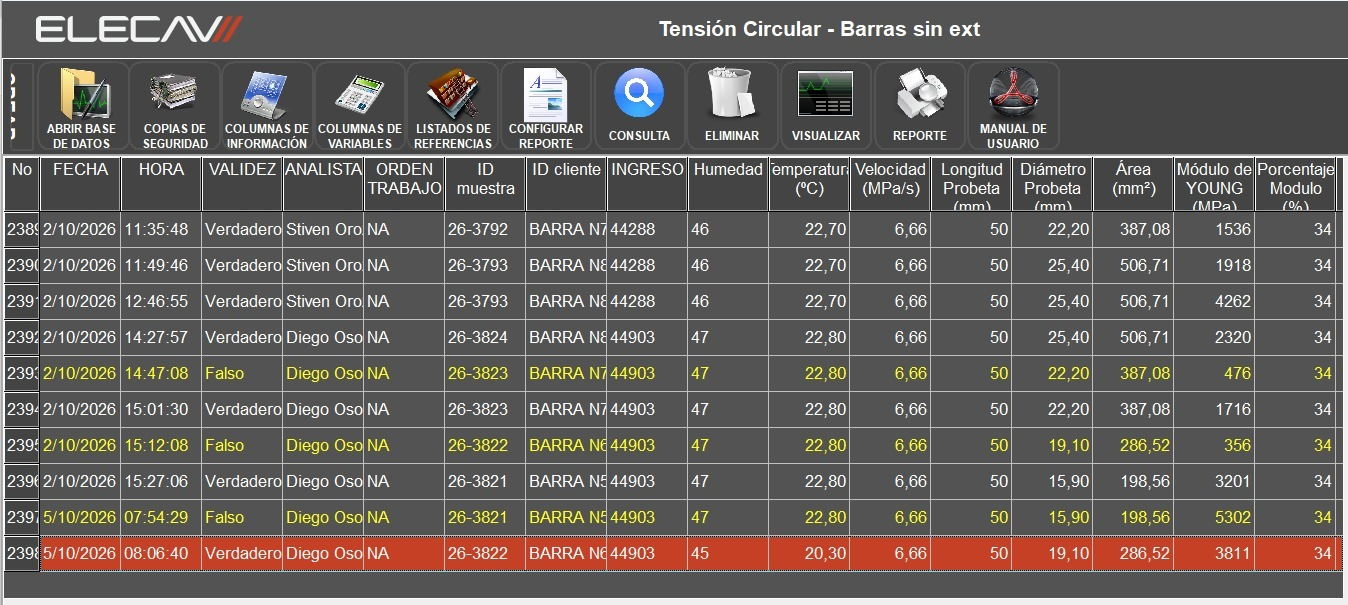
#> input picture imagen1.jpeg, 1348 x 605 px
$ python -i image_processor.py   (imports and definitions only)
#> lines starting #> are read from the running program, lines starting #| are printed output that depends on the picture
"""Lee siete campos de dos vistas complementarias de ELECAV."""
from __future__ import annotations

import os
import re
import subprocess
import sys
import unicodedata
from collections import Counter
from concurrent.futures import ThreadPoolExecutor
from dataclasses import dataclass
from pathlib import Path

import cv2
import numpy as np
from models import Resultado, ResultadoProcesado


class ProcessingError(Exception):
    """No fue posible leer o asociar las capturas."""


CAMPOS_REQUERIDOS = (
    "Humedad", "Temperatura (°C)",
    "Longitud probeta (mm)", "Diámetro probeta (mm)",
    "Carga máxima (kN)", "Esfuerzo máximo (MPa)", "Esfuerzo en fluencia (MPa)",
)
VISTA_DATOS = (
    "No", "Fecha", "Hora", "Validez", "Analista", "Orden trabajo",
    "ID muestra", "ID cliente", "Ingreso", "Humedad", "Temperatura (°C)",
    "Velocidad (MPa/s)", "Longitud probeta (mm)", "Diámetro probeta (mm)",
    "Área (mm²)", "Módulo de Young (MPa)", "Porcentaje módulo (%)",
)
VISTA_RESULTADOS = (
    "No", "Área (mm²)", "Módulo de Young (MPa)", "Porcentaje módulo (%)",
    "Carga máxima (kN)", "Deformación máxima (mm)", "Esfuerzo máximo (MPa)",
    "Elongación máxima (%)", "Deformación en rotura (mm)",
    "Esfuerzo en rotura (MPa)", "Elongación en rotura (%)",
    "Carga en fluencia (N)", "Deformación en fluencia (mm)",
    "Esfuerzo en fluencia (MPa)", "Esfuerzo en límite elástico (MPa)",
    "Esfuerzo de detección (MPa)", "RT_RF",
)

# Las columnas se identifican por su encabezado y no por su posición fija:
# ELECAV ensancha columnas según el texto (p. ej. "ID cliente"), así que a
# veces no entran las 17 y la tabla puede verse sin su borde izquierdo.
# Solo se usan palabras de las primeras líneas del encabezado (sin tildes, en
# minúscula): la 3.ª suele quedar cortada y Tesseract la lee como basura
# ("Fluencia" -> "eliansia"). Una columna sin claves no sirve de ancla; se
# ubica por su posición respecto de las anclas, porque ELECAV siempre
# muestra las columnas en el mismo orden.
CLAVES_DATOS = {
    "Fecha": ("fecha",), "Hora": ("hora",), "Validez": ("validez",),
    "Analista": ("analista",), "Orden trabajo": ("orden",), "ID muestra": ("muestra",),
    "ID cliente": ("cliente",), "Ingreso": ("ingreso",), "Humedad": ("humedad",),
    "Temperatura (°C)": ("peratur",), "Velocidad (MPa/s)": ("velocidad",),
    "Longitud probeta (mm)": ("longitud",), "Diámetro probeta (mm)": ("metro",),
    "Área (mm²)": ("area",), "Módulo de Young (MPa)": ("young",),
    "Porcentaje módulo (%)": ("porcentaje",),
}
CLAVES_RESULTADOS = {
    "Área (mm²)": ("area",), "Módulo de Young (MPa)": ("young",),
    "Porcentaje módulo (%)": ("porcentaje",), "Carga máxima (kN)": ("carga", "maxim"),
    "Deformación máxima (mm)": ("formac", "maxim"), "Esfuerzo máximo (MPa)": ("esfuerzo", "maxim"),
    "Elongación máxima (%)": ("elongac", "maxim"), "Carga en fluencia (N)": ("carga", "fluencia"),
    "Esfuerzo en límite elástico (MPa)": ("esfuerzo", "limite"),
    "Esfuerzo de detección (MPa)": ("esfuerzo de",), "RT_RF": ("rtrf",),
}
VISTAS = {"datos": (VISTA_DATOS, CLAVES_DATOS), "resultados": (VISTA_RESULTADOS, CLAVES_RESULTADOS)}
# Comprobación mínima del encabezado de un campo requerido que no tiene claves
# propias (su palabra distintiva está en la línea cortada).
VERIFICAR_ENCABEZADO = {"Esfuerzo en fluencia (MPa)": ("esfuerzo",)}
MIN_ANCLAS = 3

# Algunas líneas de la rejilla (p. ej. el borde entre "No" y "Fecha" en la
# vista de datos) se renderizan en un gris más claro que el resto (~140)
# y no llegan al blanco casi puro (~180-250) de las demás. Un umbral de 155
# las pierde por completo y corre todas las columnas siguientes.
UMBRAL_LINEA = 120

# Separa el trazo (dígitos claros, ~200-255) del fondo de una celda de datos
# (~60-115, con o sin tinte de color en filas resaltadas) para recortar al
# contenido real antes del OCR. Celdas con 1-2 dígitos (p. ej. "Humedad")
# dejan demasiado margen vacío alrededor del glifo si no se recortan, lo que
# hace que Tesseract pierda o invente dígitos de forma errática.
UMBRAL_CONTENIDO = 150
# Fracción de la altura del propio dígito detectado, no un número de píxeles
# fijo: el alto del glifo ya escala solo con el tamaño de fuente que resulte
# de la resolución/escalado de pantalla, así que el margen lo sigue.
MARGEN_CONTENIDO_FRAC = 0.6

# Altos (px) a los que se lleva el dígito antes de pasarlo a Tesseract, en vez
# de un factor de ampliación fijo: los dígitos de ELECAV miden ~15 px en una
# captura y ~19 px en otra según la pantalla, y Tesseract lee mejor con
# glifos de ~30 px (con 3x/5x fijo quedaban de 45-95 px y confundía 5 con 9).
# Aun así, a un alto puntual a veces confunde un dígito (7 -> 1) que a los
# altos vecinos lee bien, así que se lee a los tres y se exige que al menos
# dos coincidan. Sobre 305 valores reales: cada alto suelto 304/305; votando
# 305/305, sin ningún valor dejado como pendiente.
ALTOS_DIGITO = (28, 30, 32)

# Una lectura normal tarda <1 s; si tesseract.exe se cuelga, se mata el
# proceso al vencer el plazo en vez de dejar la app esperando para siempre.
TIMEOUT_OCR_S = 15


@dataclass
class TablaDetectada:
    """Rejilla localizada en una captura: tipo de vista y límites de cada fila/columna."""

    tipo: str
    # Campo requerido -> índice j de su columna (celda entre xs[j] y xs[j + 1]).
    campos: dict[str, int]
    xs: list[int]
    ys: list[int]
    num_filas: int
    borde: int


def _centros(indices: np.ndarray) -> list[int]:
    if len(indices) == 0:
        return []
    cortes = np.where(np.diff(indices) > 1)[0] + 1
    return [int(round(float(np.mean(g)))) for g in np.split(indices, cortes)]


# [5 lines left out: function _normalizar, not called in this run]


class ImageProcessor:
    def __init__(self, tesseract_cmd: str | None = None):
        root = Path(getattr(sys, "_MEIPASS", Path(__file__).resolve().parents[1]))
        bundled = root / "tesseract" / "tesseract.exe"
        installed = Path(r"C:\Program Files\Tesseract-OCR\tesseract.exe")
        if tesseract_cmd:
            self._tesseract = tesseract_cmd
        elif bundled.is_file():
            self._tesseract = str(bundled)
        elif installed.is_file():
            self._tesseract = str(installed)
        else:
            self._tesseract = "tesseract"
        # Tesseract (build MinGW) falla con "Illegal byte sequence" si resuelve
        # su carpeta tessdata como ruta absoluta con tildes o "ñ" (p. ej. si la
        # app quedó en C:\Users\José\Escritorio). Se lo lanza desde su propia
        # carpeta con la ruta relativa, que no pasa por esa conversión, y de
        # paso se ignora un TESSDATA_PREFIX de otra instalación del equipo.
        carpeta = Path(self._tesseract).parent
        if (carpeta / "tessdata").is_dir():
            self._cwd: Path | None = carpeta
            self._env: dict[str, str] | None = {**os.environ, "TESSDATA_PREFIX": "tessdata"}
        else:
            self._cwd = None
            self._env = None

    # [5 lines left out: function process, not called in this run]

    def detectar_tabla(self, path: str | Path) -> TablaDetectada:
        """Localiza la rejilla y el tipo de vista de una captura, sin leer los valores de las filas."""
        self._verificar_tesseract()
        gray = self._cargar_gray(path)
        xs, ys, inicio, fin, borde = self._rejilla(gray)
        num_filas = len(ys) - 1
        if num_filas < 1:
            raise ProcessingError(f"No se encontraron filas en {path}.")
        celdas = [gray[inicio + borde:fin - borde, xs[j] + borde:xs[j + 1] - borde] for j in range(len(xs) - 1)]
        with ThreadPoolExecutor(max_workers=4) as pool:
            encabezados = [_normalizar(t or "") for t in pool.map(lambda c: self._ocr(c, header=True), celdas)]
        tipo, campos = self._ubicar_campos(encabezados, xs, path)
        return TablaDetectada(tipo=tipo, campos=campos, xs=xs, ys=ys, num_filas=num_filas, borde=borde)

    # [91 lines left out: functions _ubicar_campos, leer_fila, transcribir_fila, not called in this run]

    def _verificar_tesseract(self) -> None:
        self._ejecutar_tesseract("--version")
#> (the call stopped at in _ejecutar_tesseract, `r = subprocess.run( [self._tesseract, *args], input=entrada, capture_o..`: subprocess is not available in this run)

    def _ejecutar_tesseract(self, *args: str, imagen: np.ndarray | None = None) -> str:
        """Corre tesseract.exe sin ventana; la imagen va por stdin (sin archivo
        temporal). Si se cuelga, subprocess.run lo mata al vencer el timeout."""
        entrada = None
        if imagen is not None:
            entrada = cv2.imencode(".png", imagen)[1].tobytes()
            args = ("-", "stdout", *args)
        try:
            r = subprocess.run(
                [self._tesseract, *args],
                input=entrada,
                capture_output=True,
                cwd=self._cwd,
                env=self._env,
                timeout=TIMEOUT_OCR_S,
                creationflags=getattr(subprocess, "CREATE_NO_WINDOW", 0),
            )
        except subprocess.TimeoutExpired as exc:
            raise ProcessingError(f"Tesseract no respondió en {TIMEOUT_OCR_S} s.") from exc
        except OSError as exc:
            raise ProcessingError("No se pudo ejecutar Tesseract. Verifique su instalación.") from exc
        if r.returncode != 0:
            detalle = r.stderr.decode("utf-8", "replace").strip()
            raise ProcessingError(f"Tesseract no pudo leer la imagen: {detalle}")
        return r.stdout.decode("utf-8", "replace")

    def _cargar_gray(self, path: str | Path) -> np.ndarray:
#> called with path = '../imagen1.jpeg'
        try:
            contenido = np.fromfile(str(path), dtype=np.uint8)
            image = cv2.imdecode(contenido, cv2.IMREAD_COLOR)
#> image is the input picture: shape (605, 1348, 3); mean B, G, R 93.2, 96.6, 102.5
        except Exception as exc:
            raise ProcessingError(f"No se pudo abrir la imagen: {path}") from exc
        if image is None:
            raise ProcessingError(f"No se pudo abrir la imagen: {path}")
        return cv2.cvtColor(image, cv2.COLOR_BGR2GRAY)
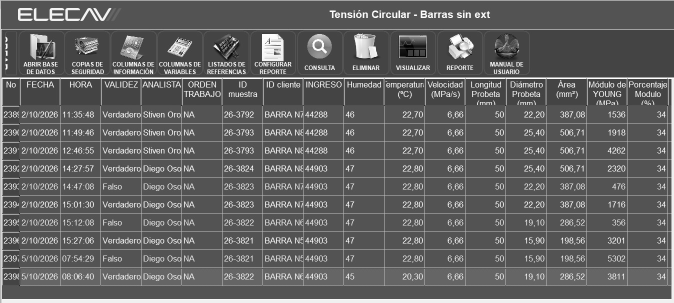
#> returned value: shape (605, 1348) (shown at 1/2 size); min 0, max 255, mean 98

    def _rejilla(self, gray: np.ndarray):
        _, ancho = gray.shape
        cobertura_y = np.count_nonzero(gray > UMBRAL_LINEA, axis=1)
#> cobertura_y = 605 values, max 1348 at index 0, min 2 at index 1, mean 189.2
        lineas = _centros(np.flatnonzero(cobertura_y >= ancho * 0.80))
#> in _centros, `cortes = np.where(np.diff(indices) > 1)[0] + 1`: cortes = [1, 2, 6, 7, 8, 9, 10, 11, 12, 13, 14, 15, 16, 17]
#> lineas = [0, 58, 156, 210, 247, 283, 319, 355, 391, 427, 463, 499, 535, 571, 601]
        if len(lineas) < 4:
            raise ProcessingError("No se detectaron las líneas horizontales de la tabla.")
        # La altura de fila no se asume en píxeles fijos (eso solo vale para
        # una resolución/escalado de Windows concretos): se autocalibra con
        # la mediana de los huecos entre líneas de ESTA captura. Como la
        # mayoría de los huecos son entre filas (y solo 1-2 son "raros":
        # encabezado, banda vacía), la mediana cae sola sobre la altura real.
        gaps = np.diff(lineas)
#> gaps = [58, 98, 54, 37, 36, 36, 36, 36, 36, 36, 36, 36, 36, 30]
        altura_tipica = float(np.median(gaps))
#> altura_tipica = 36
        TOLERANCIA_ALTURA = 0.15
        mejor = []
        for inicio in range(len(lineas) - 1):
            altura = lineas[inicio + 1] - lineas[inicio]
            if abs(altura - altura_tipica) > altura_tipica * TOLERANCIA_ALTURA:
                continue
            secuencia = [lineas[inicio], lineas[inicio + 1]]
            for j in range(inicio + 1, len(lineas) - 1):
                if abs(lineas[j + 1] - lineas[j] - altura) > altura_tipica * TOLERANCIA_ALTURA:
                    break
                secuencia.append(lineas[j + 1])
            if len(secuencia) > len(mejor):
                mejor = secuencia
#> this loop made 14 passes
#> (altura, mejor) on pass 4: (37, [210, 247, 283, 319, 355, 391, 427, 463, 499, 535, 571])
        if len(mejor) < 4:
            raise ProcessingError("No se identificó una secuencia confiable de filas.")
        anteriores = [y for y in lineas if y < mejor[0]]
#> anteriores = [0, 58, 156]
        if not anteriores:
            raise ProcessingError("No se detectó el inicio del encabezado.")
        # Recorte para no comerse el trazo de la línea de rejilla: proporcional
        # al tamaño de fila/columna detectado en esta captura, no un número de
        # píxeles fijo (el trazo se renderiza más grueso a mayor resolución).
        BORDE_FRAC = 0.06
        borde = max(1, round(altura_tipica * BORDE_FRAC))
#> borde = 2
        region = gray[mejor[0] + borde:mejor[-1] - borde, :]
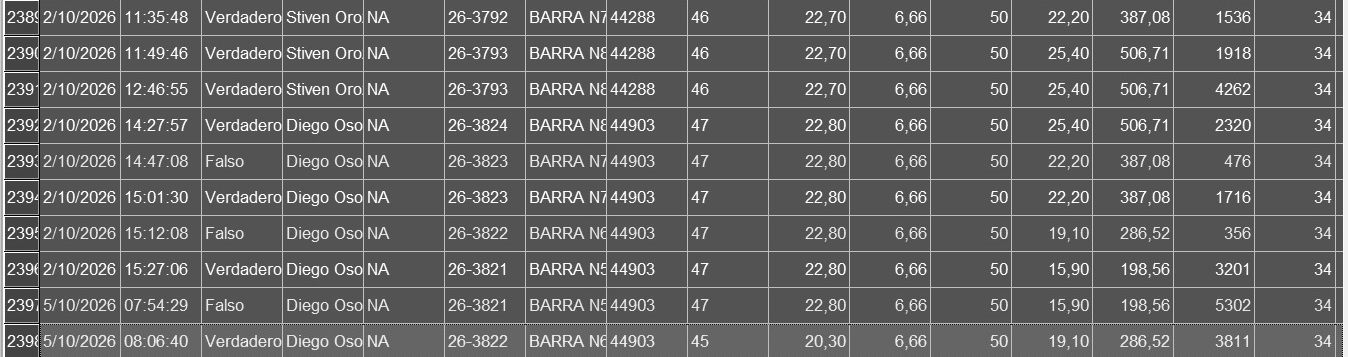
#> region: shape (357, 1348); min 0, max 255, mean 98.9
        cobertura_x = np.count_nonzero(region > UMBRAL_LINEA, axis=0)
#> cobertura_x = 1348 values, max 357 at index 0, min 0 at index 39, mean 44.88
        xs = _centros(np.flatnonzero(cobertura_x >= region.shape[0] * 0.85))
#> xs = [2, 38, 120, 201, 282, 363, 444, 525, 606, 687, 768, 849, 930, 1011, 1092, 1173, 1254, 1335, 1345]
        # No se exige un número fijo de columnas ni anchos parecidos: las
        # columnas se identifican después por su encabezado (_ubicar_campos).
        # Franjas sobrantes (barra de desplazamiento, borde de ventana) quedan
        # como columnas sin encabezado reconocible y no se usan.
        if len(xs) < 4:
            raise ProcessingError("No se detectaron las líneas verticales de la tabla.")
        # Una franja vacía bajo la tabla puede tener la misma altura
        # que las filas. Se excluye solo si perdió las divisiones
        # verticales internas, no porque el OCR haya fallado.
        while len(mejor) > 2:
            arriba, abajo = mejor[-2:]
            divisiones = gray[arriba + borde:abajo - borde, xs[1:-1]]
            if divisiones.size == 0:
                raise ProcessingError("La última banda de la rejilla es inválida.")
            soporte = np.mean(divisiones > 155, axis=0)
            if np.mean(soporte >= 0.65) >= 0.60:
                break
            mejor.pop()
#> this loop made 1 pass
#> (arriba, abajo) on pass 1: (535, 571)
#> in detectar_tabla, `xs, ys, inicio, fin, borde = self._rejilla(gray)`: ys = [210, 247, 283, 319, 355, 391, 427, 463, 499, 535, 571]; inicio = 156; fin = 210; borde = 2
#> in detectar_tabla, `num_filas = len(ys) - 1`: num_filas = 10
#> in detectar_tabla, `celdas = [gray[inicio + borde:fin - borde, xs[j] + borde:xs[j + 1] - b..`: celdas = 18 items

        return xs, mejor, anteriores[-1], mejor[0], borde

    def _ocr(self, crop: np.ndarray, header: bool = False) -> str | None:
        if crop.size == 0:
            return None
        if header:
            return self._leer(crop, 3, header=True)
        recorte = self._recortar_contenido(crop)
        if recorte is None:
            return None
        crop, alto_digito = recorte
        lecturas = Counter(
            v for v in (self._leer(crop, alto / alto_digito) for alto in ALTOS_DIGITO) if v is not None
        )
        if not lecturas:
            return None
        valor, votos = lecturas.most_common(1)[0]
        # Sin al menos dos lecturas iguales el valor queda pendiente para que
        # el operario lo revise, en vez de adivinar.
        return valor if votos >= 2 else None

    def _leer(self, crop: np.ndarray, escala: float, header: bool = False) -> str | None:
        interpolacion = cv2.INTER_AREA if escala < 1 else cv2.INTER_CUBIC
        large = cv2.resize(crop, None, fx=escala, fy=escala, interpolation=interpolacion)
        if np.median(large) < 130:
            large = cv2.bitwise_not(large)
        if not header:
            # Blanco y negro puro: elimina los grises del antialiasing que
            # hacían que el "5" se leyera como "9" (sin esto: 191/210).
            _, large = cv2.threshold(large, 0, 255, cv2.THRESH_BINARY + cv2.THRESH_OTSU)
        large = cv2.copyMakeBorder(large, 10, 10, 10, 10, cv2.BORDER_CONSTANT, value=255)
        if header:
            args = ("--psm", "6")
        else:
            args = ("--psm", "7", "-c", "tessedit_char_whitelist=0123456789,.-")
        texto = self._ejecutar_tesseract(*args, imagen=large).strip()
        if header:
            return texto
        texto = re.sub(r"\s+", "", texto)
        return texto if re.fullmatch(r"-?\d+(?:[,.]\d+)?", texto) else None

    # [43 lines left out: function _recortar_contenido, not called in this run]

#> (the run stopped early here; a loop or call above may not have finished)

$ run again, on imagen2.jpg
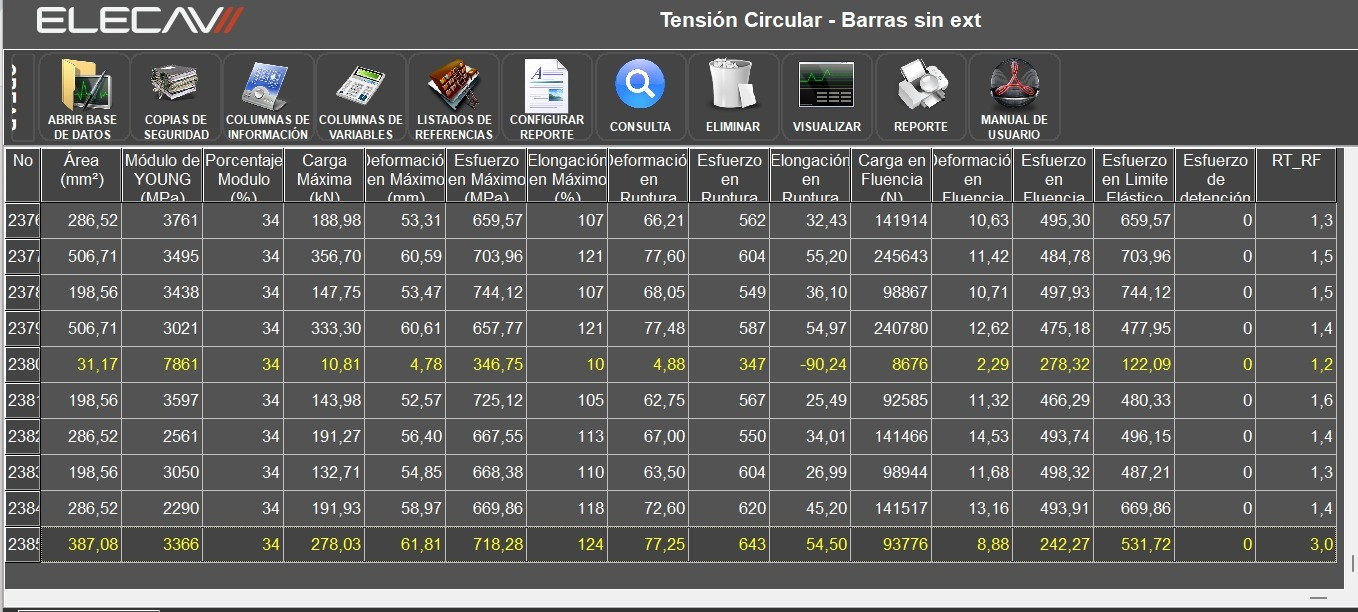
#> input picture imagen2.jpg, 1358 x 612 px
#> in _cargar_gray, image is the input picture: shape (612, 1358, 3); mean B, G, R 97.8, 99, 98.9
#> in _cargar_gray, `return cv2.cvtColor(image, cv2.COLOR_BGR2GRAY)`:
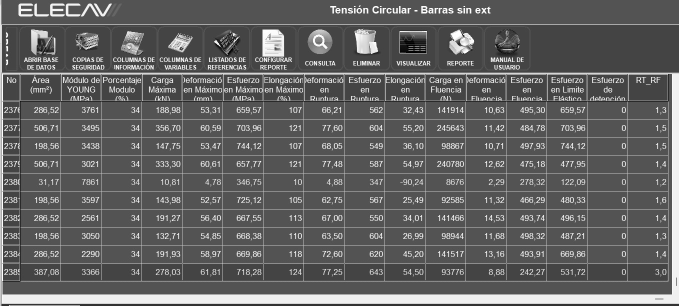
#> returned value: shape (612, 1358) (shown at 1/2 size); min 0, max 255, mean 98.8
#> cobertura_y = 612 values, max 1358 at index 49, min 3 at index 0, mean 209.6
#> cortes = [1, 5, 6, 7, 8, 9, 10, 11, 12, 13, 14, 15, 16]
#> lineas = [49, 146, 201, 238, 274, 310, 346, 382, 418, 454, 490, 526, 562, 598]
#> gaps = [97, 55, 37, 36, 36, 36, 36, 36, 36, 36, 36, 36, 36]
#> altura_tipica = 36
#> the loop in _rejilla, `for inicio in range(len(lineas) - 1):` made 13 passes
#> (altura, mejor) on pass 3: (37, [201, 238, 274, 310, 346, 382, 418, 454, 490, 526, 562, 598])
#> anteriores = [49, 146]
#> in _rejilla, `borde = max(1, round(altura_tipica * BORDE_FRAC))`: borde = 2
#> in _rejilla, `region = gray[mejor[0] + borde:mejor[-1] - borde, :]`:
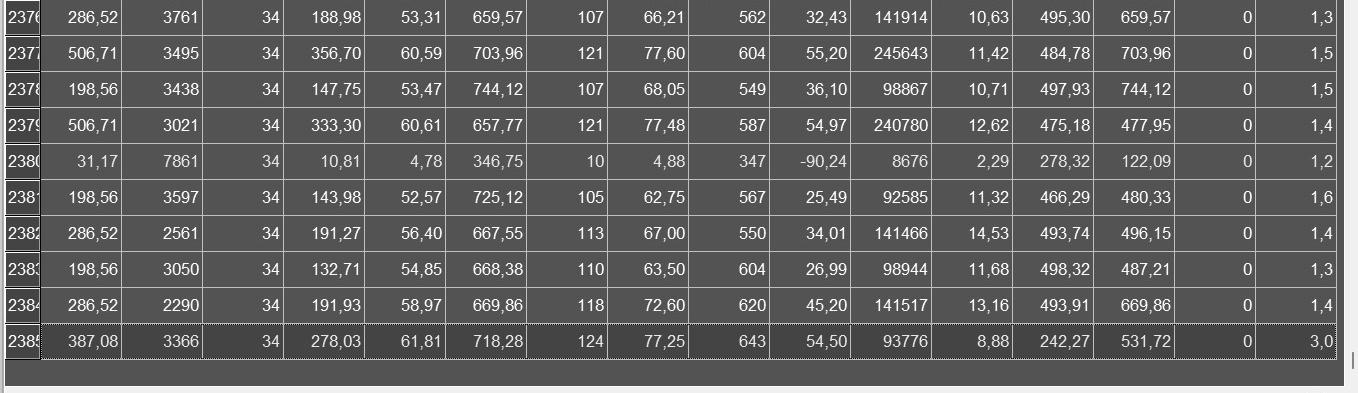
#> region: shape (393, 1358); min 0, max 255, mean 97.4
#> cobertura_x = 1358 values, max 393 at index 0, min 7 at index 40, mean 49.85
#> in _rejilla, `xs = _centros(np.flatnonzero(cobertura_x >= region.shape[0] * 0.85))`: xs = [2, 39, 121, 202, 283, 364, 445, 526, 607, 688, 769, 850, 931, 1012, 1093, 1174, 1255, 1336, 1350]
#> the loop in _rejilla, `while len(mejor) > 2:` made 2 passes
#> (arriba, abajo) on passes 1 to 2: (562, 598), (526, 562)
#> after the loop in _rejilla, `while len(mejor) > 2:`: mejor = [201, 238, 274, 310, 346, 382, 418, 454, 490, 526, 562]
#> in detectar_tabla, `xs, ys, inicio, fin, borde = self._rejilla(gray)`: ys has the same summary as mejor in _rejilla; inicio = 146; fin = 201; borde = 2
#> num_filas = 10
#> celdas = 18 items
